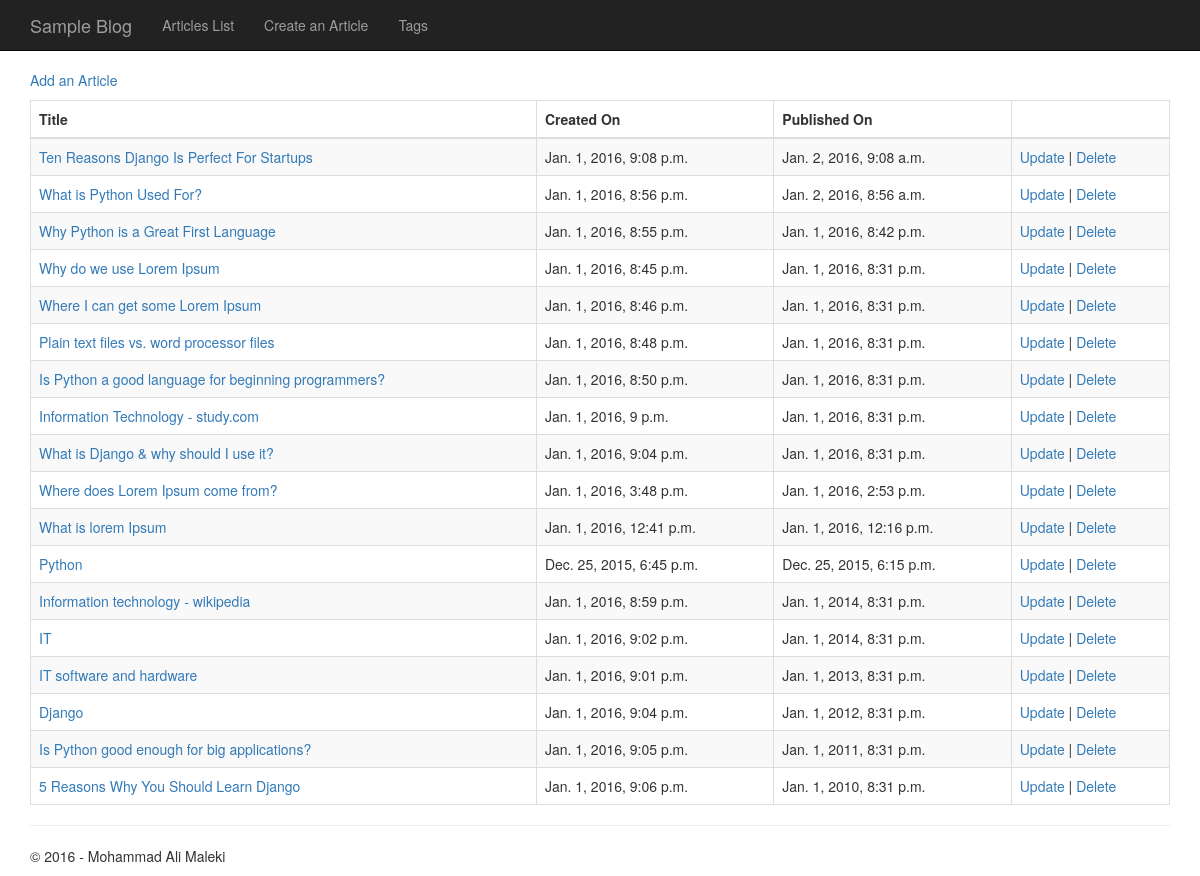
The app's page /articles/ with its own data.
### articles/models.py (models this page shows, shortened)
class Article(models.Model):
    tags = models.ManyToManyField(Tag, null=False, blank=False)
    title = models.CharField(max_length=120)
    slug = AutoSlugField(populate_from='title', unique=True)
    content = models.TextField()
    published_date = models.DateTimeField('date published', default=timezone.now())
    timestamp = models.DateTimeField(auto_now_add=True)
    class Meta:
        ordering = ['-published_date']

### articles/views.py (the view)
# urls.py: url(r'^articles/$', views.ArticleListView.as_view(), name='list'),
class ArticleListView(ListView):
    model = Article
    def get_context_data(self, **kwargs):
        context = super(ArticleListView, self).get_context_data(**kwargs)
        context['articles'] = Article.objects.all()
        return context

### articles/templates/articles/article_list.html
{% extends 'base.html' %}
{% block content %}
    <p><a href="{% url 'articles:create' %}">Add an Article</a></p>
    {% if articles %}
        <table class="table table-striped table-bordered">
            <thead>
            <tr>
                <th>Title</th>
                <th>Created On</th>
                <th>Published On</th>
                <th></th>
            </tr>
            </thead>
            <tbody>
            {% for article in articles %}
                <tr>
                    <td><a href="{% url 'articles:detail' article.slug %}"> {{ article.title }}</a></td>
                    <td>{{ article.timestamp }}</td>
                    <td>{{ article.published_date }}</td>
                    <td>
                        <a href="{% url 'articles:update' article.slug %}">Update</a> |
                        <a href="{% url 'articles:delete' article.slug %}">Delete</a>
                    </td>
                </tr>
            {% endfor %}
            </tbody>
        </table>
    {% else %}
        <p>oops</p>
    {% endif %}
{% endblock %}

### articles/templates/base.html (shortened to what this page needs)
{% load staticfiles %}
{% load i18n %}
<!DOCTYPE html>
<html ng-app="app">
<head>
    <link rel="stylesheet" href="{% static 'articles/css/bootstrap.min.css' %}">
    <link rel="stylesheet" href="{% static 'articles/css/style.css' %}">
    <link rel="stylesheet" href="{% static 'articles/css/select2.min.css' %}">
</head>
<body>
<header>
    <nav id="navbar-main" class="navbar navbar-inverse navbar-fixed-top">
        <div class="container">
            <div class="navbar-header">
                <a class="navbar-brand" href="{% url 'articles:index' %}">Sample Blog</a>
            </div>
            <div class="navbar-collapse collapse">
                <ul class="nav navbar-nav">
                    <li><a href="{% url 'articles:list' %}">Articles List</a></li>
                    <li><a href="{% url 'articles:create' %}">Create an Article</a></li>
                    <li><a href="{% url 'articles:tags' %}">Tags</a></li>
                </ul>
            </div>
        </div>
    </nav>
    </header>
<div class="container">
    {% block content %}
    {% endblock %}
    <hr/>
    <footer>
        <p>
            {% now "Y" as current_year %}
        </p>
    </footer>
</div>
</body>
</html>

### articles/static/articles/css/style.css (style rules this page uses)
body { padding-top: 70px; }

### records on screen
Article: title "Ten Reasons Django Is Perfect For Startups", timestamp "Jan. 1, 2016, 9:08 p.m.", published_date "Jan. 2, 2016, 9:08 a.m."
Article: title "What is Python Used For?", timestamp "Jan. 1, 2016, 8:56 p.m.", published_date "Jan. 2, 2016, 8:56 a.m."
Article: title "Why Python is a Great First Language", timestamp "Jan. 1, 2016, 8:55 p.m.", published_date "Jan. 1, 2016, 8:42 p.m."
Article: title "Why do we use Lorem Ipsum", timestamp "Jan. 1, 2016, 8:45 p.m.", published_date "Jan. 1, 2016, 8:31 p.m."
Article: title "Where I can get some Lorem Ipsum", timestamp "Jan. 1, 2016, 8:46 p.m.", published_date "Jan. 1, 2016, 8:31 p.m."
Article: title "Plain text files vs. word processor files", timestamp "Jan. 1, 2016, 8:48 p.m.", published_date "Jan. 1, 2016, 8:31 p.m."
Article: title "Is Python a good language for beginning programmers?", timestamp "Jan. 1, 2016, 8:50 p.m.", published_date "Jan. 1, 2016, 8:31 p.m."
Article: title "Information Technology - study.com", timestamp "Jan. 1, 2016, 9 p.m.", published_date "Jan. 1, 2016, 8:31 p.m."
Article: title "What is Django & why should I use it?", timestamp "Jan. 1, 2016, 9:04 p.m.", published_date "Jan. 1, 2016, 8:31 p.m."
Article: title "Where does Lorem Ipsum come from?", timestamp "Jan. 1, 2016, 3:48 p.m.", published_date "Jan. 1, 2016, 2:53 p.m."
Article: title "What is lorem Ipsum", timestamp "Jan. 1, 2016, 12:41 p.m.", published_date "Jan. 1, 2016, 12:16 p.m."
Article: title "Python", timestamp "Dec. 25, 2015, 6:45 p.m.", published_date "Dec. 25, 2015, 6:15 p.m."
Article: title "Information technology - wikipedia", timestamp "Jan. 1, 2016, 8:59 p.m.", published_date "Jan. 1, 2014, 8:31 p.m."
Article: title "IT", timestamp "Jan. 1, 2016, 9:02 p.m.", published_date "Jan. 1, 2014, 8:31 p.m."
Article: title "IT software and hardware", timestamp "Jan. 1, 2016, 9:01 p.m.", published_date "Jan. 1, 2013, 8:31 p.m."
Article: title "Django", timestamp "Jan. 1, 2016, 9:04 p.m.", published_date "Jan. 1, 2012, 8:31 p.m."
Article: title "Is Python good enough for big applications?", timestamp "Jan. 1, 2016, 9:05 p.m.", published_date "Jan. 1, 2011, 8:31 p.m."
Article: title "5 Reasons Why You Should Learn Django", timestamp "Jan. 1, 2016, 9:06 p.m.", published_date "Jan. 1, 2010, 8:31 p.m."
